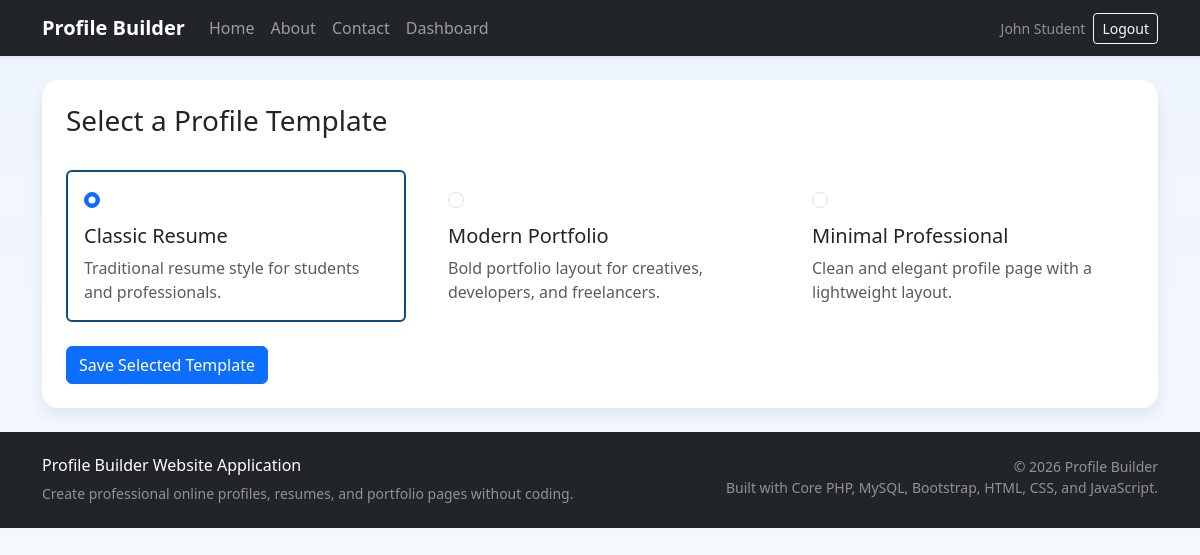
Page /user/templates.php (signed in) on the committed database.
### tables this page shows
CREATE TABLE profiles (
    id INT AUTO_INCREMENT PRIMARY KEY,
    user_id INT NOT NULL,
    username VARCHAR(50) NOT NULL UNIQUE,
    full_name VARCHAR(120) NOT NULL,
    headline VARCHAR(150) NOT NULL,
    bio TEXT NULL,
    date_of_birth DATE NULL,
    profile_photo VARCHAR(255) NULL,
    template_name VARCHAR(50) NOT NULL DEFAULT 'classic',
    privacy ENUM('public', 'private') NOT NULL DEFAULT 'public',
    created_at TIMESTAMP NOT NULL DEFAULT CURRENT_TIMESTAMP,
    updated_at TIMESTAMP NOT NULL DEFAULT CURRENT_TIMESTAMP ON UPDATE CURRENT_TIMESTAMP,
    CONSTRAINT fk_profiles_user FOREIGN KEY (user_id) REFERENCES users(id) ON DELETE CASCADE
);

### includes/functions.php (called while the page is built, shortened)
<?php
require_once __DIR__ . '/../config/database.php';
function db(): PDO
{
    global $pdo;
    return $pdo;
}
function e(?string $value): string
{
    return htmlspecialchars((string) $value, ENT_QUOTES, 'UTF-8');
}
function current_user(): ?array
{
    return $_SESSION['user'] ?? null;
}
function is_logged_in(): bool
{
    return current_user() !== null;
}
function get_user_profile(int $userId): ?array
{
    $stmt = db()->prepare('SELECT * FROM profiles WHERE user_id = ? LIMIT 1');
    $stmt->execute([$userId]);
    return $stmt->fetch() ?: null;
}
function get_templates(): array
{
    return [
        'classic' => 'Classic Resume',
        'modern' => 'Modern Portfolio',
        'minimal' => 'Minimal Professional',
    ];
}

### user/templates.php (the view, shortened to what this page needs)
<?php
$userId = (int) current_user()['id'];
$profile = get_user_profile($userId);
$profile = get_user_profile($userId);
require_once __DIR__ . '/../includes/header.php';
?>
<div class="card form-card">
    <div class="card-body p-4">
        <h1 class="h3">Select a Profile Template</h1>
        <form method="post" class="template-selector">
            <div class="row g-4 mt-1">
                <?php foreach (get_templates() as $key => $label): ?>
                    <div class="col-md-4">
                        <label class="card template-option h-100 <?= $profile['template_name'] === $key ? 'active' : ''; ?>">
                            <div class="card-body">
                                <input type="radio" class="form-check-input mb-3" name="template_name" value="<?= e($key); ?>" <?= $profile['template_name'] === $key ? 'checked' : ''; ?>>
                                <h2 class="h5"><?= e($label); ?></h2>
                                <p class="mb-0 text-muted">
                                    <?= $key === 'classic' ? 'Traditional resume style for students and professionals.' : ''; ?>
                                    <?= $key === 'modern' ? 'Bold portfolio layout for creatives, developers, and freelancers.' : ''; ?>
                                    <?= $key === 'minimal' ? 'Clean and elegant profile page with a lightweight layout.' : ''; ?>
                                </p>
                            </div>
                        </label>
                    </div>
                <?php endforeach; ?>
            </div>
            <button class="btn btn-primary mt-4" type="submit">Save Selected Template</button>
        </form>
    </div>
</div>
<?php require_once __DIR__ . '/../includes/footer.php'; ?>

### includes/header.php (shortened to what this page needs)
<?php
require_once __DIR__ . '/functions.php';
?>
<!DOCTYPE html>
<html lang="en">
<head>
    <link href="https://cdn.jsdelivr.net/npm/bootstrap@5.3.3/dist/css/bootstrap.min.css" rel="stylesheet">
    <link rel="stylesheet" href="/profile-builder-website-application/assets/css/style.css">
</head>
<body>
<nav class="navbar navbar-expand-lg navbar-dark bg-dark shadow-sm">
    <div class="container">
        <a class="navbar-brand fw-bold" href="/profile-builder-website-application/index.php">Profile Builder</a>
        <div class="collapse navbar-collapse" id="mainNavbar">
            <ul class="navbar-nav me-auto mb-2 mb-lg-0">
                <li class="nav-item"><a class="nav-link" href="/profile-builder-website-application/index.php">Home</a></li>
                <li class="nav-item"><a class="nav-link" href="/profile-builder-website-application/about.php">About</a></li>
                <li class="nav-item"><a class="nav-link" href="/profile-builder-website-application/contact.php">Contact</a></li>
                <?php if (is_logged_in()): ?>
                    <li class="nav-item"><a class="nav-link" href="/profile-builder-website-application/user/dashboard.php">Dashboard</a></li>
                <?php endif; ?>
            </ul>
            <div class="d-flex align-items-center gap-2">
                <?php if (is_logged_in()): ?>
                    <span class="text-white-50 small"><?= e(current_user()['name']); ?></span>
                    <a class="btn btn-outline-light btn-sm" href="/profile-builder-website-application/auth/logout.php">Logout</a>
                <?php else: ?>
                    <a class="btn btn-outline-light btn-sm" href="/profile-builder-website-application/auth/login.php">Login</a>
                    <a class="btn btn-warning btn-sm" href="/profile-builder-website-application/auth/register.php">Register</a>
                <?php endif; ?>
            </div>
        </div>
    </div>
</nav>
<main class="py-4">
    <div class="container">

### assets/css/style.css (style rules this page uses)
:root { --primary-color: #0f4c81; --secondary-color: #1f2937; --accent-color: #f59e0b; --surface-color: #f8fafc; }
body { background: linear-gradient(180deg, #eef4ff 0%, #f8fafc 100%); color: #1f2937; min-height: 100vh; }
.form-card, .content-card { border: 0; border-radius: 1rem; box-shadow: 0 0.5rem 1rem rgba(15, 23, 42, 0.08); }
.template-option { cursor: pointer; border: 2px solid transparent; }
.template-option.active, .template-option:hover { border-color: var(--primary-color); }

### rows in the picture
profiles: full_name "John Student", template_name "☑ Classic Resume Traditional re", label "Classic Resume", shows "Traditional resume style for students and professionals.", template_name "☐ Modern Portfolio Bold portfol", template_name "☐ Minimal Professional Clean an"

### other values in the picture
$label "Modern Portfolio"
$label "Minimal Professional"
